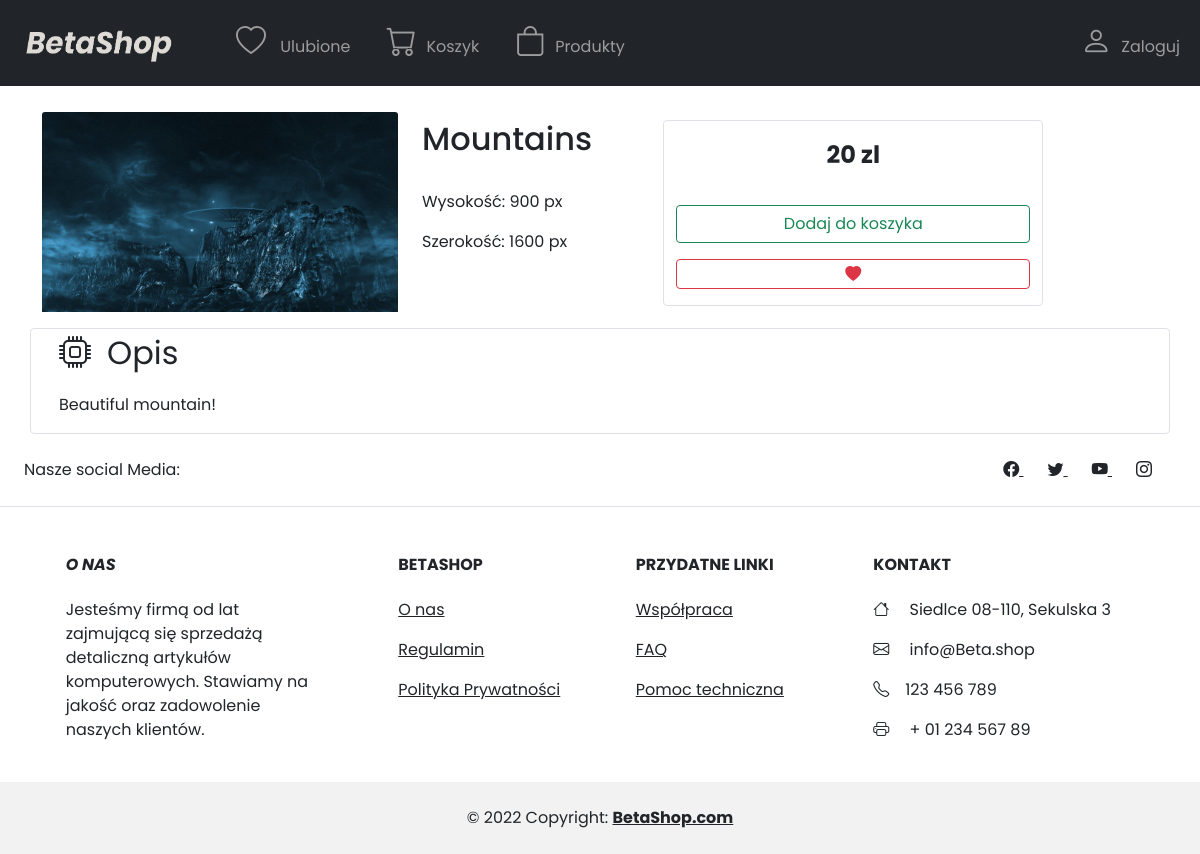
/strona_produktu.php?id=3, run on the app's committed database.
### tables this page shows
create table if not EXISTS pictures (
    picture_id int AUTO_INCREMENT not null,
    pic_name varchar(255) not null,
    price double unsigned,
    description text,
    height int unsigned,
    width int unsigned,
    image_path VARCHAR(255),
    privileges varchar(64),
    category varchar(255),
    author_name varchar(255),
    PRIMARY KEY (picture_id)
);

### strona_produktu.php (the view, shortened to what this page needs)
<html lang="pl">
<head>
	<?php
	require("bootstrapConnection.php");
	require("connection.php");
	$id = $_GET['id'];
	?>
</head>
<body>
	<?php
	require("navbar.php");
	?>
	<section class="page">
		<div class="container">
			<div class="row">
				<div class="col-md-4 col-sm-12">
					<?php
					$zapytanie = $conn->query("SELECT * FROM pictures where picture_id = $id");
					while ($row = $zapytanie->fetch()) {
						if ($row['privileges'] == 'user') {
					?>
							<img src="<?= $row['image_path'] ?>" class="card-img-top" alt="<?= $row['image_path'] ?>">
						<?php
						} else {
						?>
							<a class="text-danger" style="font-size: 1.6em; font-weight: bold; text-align:center;"><u>niewidoczne dla klienta</u></a>
							<img src="<?= $row['image_path'] ?>" class="card-img-top" alt="<?= $row['image_path'] ?>">
						<?php
						}
						?>
				</div>
				<div class="col-md-8 col-sm-12">
					<div class="row mt-2">
						<div class="col-md-4 col-sm-12">
							<h2><?= $row['pic_name']; ?></h2><br>
							<p style="font-size:1em;">Wysokość:
								<?= $row['height'] ?> px
							</p>
							<p style="font-size:1em;">Szerokość:
								<?= $row['width'] ?> px
							</p>
						</div>
						<div class="col-md-6 col-sm-12 border rounded">
							<div class="row py-3">
								<div class="col text-center">
									<p style='font-size:1.5em;' class='fw-bold'>
										<?= $row['price'] ?> zl
									</p>
								</div>
							</div>
							<div class="row">
								<div class="col-12">
									<form action="koszyk.php" method='POST' class="d-flex">
										<input type="submit" id="add" name="add" class="btn btn-outline-success w-100" value="Dodaj do koszyka">
									</form>
								</div>
								<div class="col-12">
									<form action="ulubione.php" method='POST' class="d-flex">
										<button type="submit" id="fav" name="fav" class="btn btn-outline-danger w-100" value="Dodaj do ulubionych">
											<i class="bi bi-heart-fill"></i>
										</button>
									</form>
								</div>
						</div>
					</div>
				</div>
			</div>
			<div class="col-12 border rounded mt-3">
				<p style="font-size:2em;"><i class="bi bi-cpu mx-3"></i>Opis</p>
				<p class="mx-3" style="font-size:1em;"><?= $row['description'] ?></p>
			</div>
		</div>
		</div>
	<?php
					}
	?>
	</section>
	<?php
	include("footer.php");
	?>
</body>
</html>

### main.css (style rules this page uses)
html { height: 100%; }
body { font-family: 'Poppins'; height: 100%; display: flex; flex-direction: column; }

### data on the page
pictures: image_path (picture), pic_name "Mountains", height "900", width "1600", price "20", description "Beautiful mountain!"
